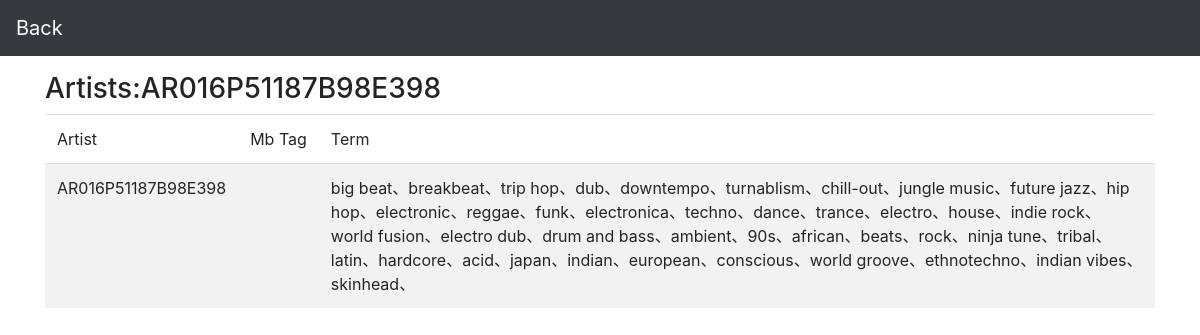
/artist_detail/AR016P51187B98E398/, run on the app's committed database.
### tables this page shows
CREATE TABLE term_artist (term text, artist_id text);

### app.py (the view)
@app.route('/artist_detail/<id>/', methods=["GET",])
def artist_detail(id):
    try:
        db = create_db()
        cur = db.execute("select mbtag from mbtag_artist where artist_id=?",(id,))
        mbtag = cur.fetchall()
        cur = db.execute("select term from term_artist where artist_id=?",(id,))
        term = cur.fetchall()
        return render_template("artist_detail.html", mbtag=mbtag, term=term,artist_id=id)
    except:
        return render_template("artist_detail.html")

### app.py (called while the page is built)
def create_db():
    conn = sqlite3.connect('artist_style.db', detect_types=sqlite3.PARSE_DECLTYPES | sqlite3.PARSE_COLNAMES)
    try:
        return g.db
    except:
        g.db = conn
        return g.db

### templates/artist_detail.html (shortened to what this page needs)
<!DOCTYPE html>
<html lang="en">
<head>
    <link rel="stylesheet" href="https://stackpath.bootstrapcdn.com/bootstrap/4.5.2/css/bootstrap.min.css">
</head>
<body>
    <nav class="navbar navbar-dark bg-dark">
        <a class="navbar-brand" href="/">Back</a>
    </nav>
    <div class="container mt-3">
        <div class="row">
            <div class="col-md-12">
                <h3>Artists:{{ artist_id }}</h3>
            </div>
            <div class="col-md-12">
                <table class="table table-striped">
                    <thead>
                        <tr>
                            <td>Artist</td>
                            <td nowrap="">Mb Tag</td>
                            <td>Term</td>
                        </tr>
                    </thead>
                    <tbody>
                        <tr>
                            <td>{{ artist_id }}</td>
                            <td>{% for mb_tag in mbtag %}{{ mb_tag.0 }}、{% endfor %}</td>
                            <td>{% for term in term %}{{ term.0 }}、{% endfor %}</td>
                        </tr>
                    </tbody>
                </table>
            </div>
        </div>
    </div>
</body>
</html>

### data on the page
term_artist: term "big beat"
term_artist: term "breakbeat"
term_artist: term "trip hop"
term_artist: term "dub"
term_artist: term "downtempo"
term_artist: term "turnablism"
term_artist: term "chill-out"
term_artist: term "jungle music"
term_artist: term "future jazz"
term_artist: term "hip hop"
term_artist: term "electronic"
term_artist: term "reggae"
term_artist: term "funk"
term_artist: term "electronica"
term_artist: term "techno"
term_artist: term "dance"
term_artist: term "trance"
term_artist: term "electro"
term_artist: term "house"
term_artist: term "indie rock"
term_artist: term "world fusion"
term_artist: term "electro dub"
term_artist: term "drum and bass"
term_artist: term "ambient"
term_artist: term "90s"
term_artist: term "african"
term_artist: term "beats"
term_artist: term "rock"
term_artist: term "ninja tune"
term_artist: term "tribal"
term_artist: term "latin"
term_artist: term "hardcore"
term_artist: term "acid"
term_artist: term "japan"
term_artist: term "indian"
term_artist: term "european"
term_artist: term "conscious"
term_artist: term "world groove"
term_artist: term "ethnotechno"
term_artist: term "indian vibes"
term_artist: term "skinhead"

### other printed values
{{ artist_id }} "AR016P51187B98E398"
